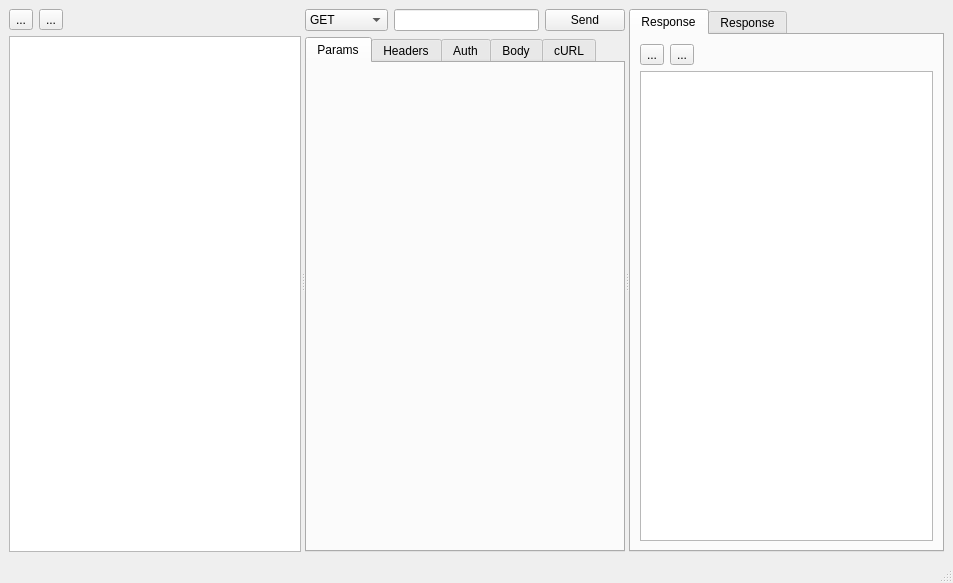
<?xml version="1.0" encoding="UTF-8"?>
<ui version="4.0">
 <class>MainWindow</class>
 <widget class="QMainWindow" name="MainWindow">
  <property name="geometry">
   <rect>
    <x>0</x>
    <y>0</y>
    <width>953</width>
    <height>583</height>
   </rect>
  </property>
  <property name="windowTitle">
   <string>MainWindow</string>
  </property>
  <widget class="QWidget" name="centralwidget">
   <layout class="QVBoxLayout" name="verticalLayout_8">
    <item>
     <widget class="QSplitter" name="splitter_2">
      <property name="orientation">
       <enum>Qt::Horizontal</enum>
      </property>
      <widget class="QWidget" name="">
       <layout class="QVBoxLayout" name="verticalLayout_3">
        <item>
         <layout class="QHBoxLayout" name="horizontalLayout_4">
          <item>
           <widget class="QToolButton" name="add_file">
            <property name="text">
             <string>...</string>
            </property>
           </widget>
          </item>
          <item>
           <widget class="QToolButton" name="remove_file">
            <property name="text">
             <string>...</string>
            </property>
           </widget>
          </item>
          <item>
           <spacer name="horizontalSpacer">
            <property name="orientation">
             <enum>Qt::Horizontal</enum>
            </property>
            <property name="sizeHint" stdset="0">
             <size>
              <width>40</width>
              <height>20</height>
             </size>
            </property>
           </spacer>
          </item>
         </layout>
        </item>
        <item>
         <widget class="QListWidget" name="file_explorer"/>
        </item>
       </layout>
      </widget>
      <widget class="QSplitter" name="splitter">
       <property name="orientation">
        <enum>Qt::Horizontal</enum>
       </property>
       <widget class="QWidget" name="">
        <layout class="QVBoxLayout" name="verticalLayout_2">
         <item>
          <layout class="QHBoxLayout" name="horizontalLayout">
           <item>
            <widget class="QComboBox" name="methodsSelect">
             <item>
              <property name="text">
               <string>GET</string>
              </property>
             </item>
             <item>
              <property name="text">
               <string>HEAD</string>
              </property>
             </item>
             <item>
              <property name="text">
               <string>POST</string>
              </property>
             </item>
             <item>
              <property name="text">
               <string>PUT</string>
              </property>
             </item>
             <item>
              <property name="text">
               <string>PATCH</string>
              </property>
             </item>
             <item>
              <property name="text">
               <string>DELETE</string>
              </property>
             </item>
             <item>
              <property name="text">
               <string>OPTIONS</string>
              </property>
             </item>
            </widget>
           </item>
           <item>
            <widget class="QLineEdit" name="urlIn"/>
           </item>
           <item>
            <widget class="QPushButton" name="send">
             <property name="text">
              <string>Send</string>
             </property>
            </widget>
           </item>
          </layout>
         </item>
         <item>
          <widget class="QTabWidget" name="tabWidget">
           <property name="currentIndex">
            <number>0</number>
           </property>
           <widget class="QWidget" name="params_tab">
            <attribute name="title">
             <string>Params</string>
            </attribute>
           </widget>
           <widget class="QWidget" name="headers_tab">
            <attribute name="title">
             <string>Headers</string>
            </attribute>
           </widget>
           <widget class="QWidget" name="auth_tab">
            <attribute name="title">
             <string>Auth</string>
            </attribute>
           </widget>
           <widget class="QWidget" name="body_tab">
            <attribute name="title">
             <string>Body</string>
            </attribute>
            <layout class="QVBoxLayout" name="verticalLayout_7">
             <item>
              <layout class="QVBoxLayout" name="verticalLayout_6">
               <item>
                <layout class="QHBoxLayout" name="horizontalLayout_3">
                 <item>
                  <widget class="QToolButton" name="format_body_in">
                   <property name="text">
                    <string>...</string>
                   </property>
                  </widget>
                 </item>
                 <item>
                  <widget class="QToolButton" name="toolButton_3">
                   <property name="text">
                    <string>...</string>
                   </property>
                  </widget>
                 </item>
                </layout>
               </item>
               <item>
                <widget class="QTextEdit" name="body_in"/>
               </item>
              </layout>
             </item>
            </layout>
           </widget>
           <widget class="QWidget" name="curl_tab">
            <attribute name="title">
             <string>cURL</string>
            </attribute>
            <layout class="QVBoxLayout" name="verticalLayout">
             <item>
              <widget class="QTextEdit" name="curl"/>
             </item>
            </layout>
           </widget>
          </widget>
         </item>
        </layout>
       </widget>
       <widget class="QTabWidget" name="tabWidget_2">
        <property name="currentIndex">
         <number>0</number>
        </property>
        <widget class="QWidget" name="response_tab">
         <attribute name="title">
          <string>Response</string>
         </attribute>
         <layout class="QVBoxLayout" name="verticalLayout_5">
          <item>
           <layout class="QVBoxLayout" name="verticalLayout_4">
            <item>
             <layout class="QHBoxLayout" name="horizontalLayout_2">
              <item>
               <widget class="QToolButton" name="format_response">
                <property name="text">
                 <string>...</string>
                </property>
               </widget>
              </item>
              <item>
               <widget class="QToolButton" name="toolButton_2">
                <property name="text">
                 <string>...</string>
                </property>
               </widget>
              </item>
              <item>
               <spacer name="horizontalSpacer_2">
                <property name="orientation">
                 <enum>Qt::Horizontal</enum>
                </property>
                <property name="sizeHint" stdset="0">
                 <size>
                  <width>40</width>
                  <height>20</height>
                 </size>
                </property>
               </spacer>
              </item>
             </layout>
            </item>
            <item>
             <widget class="QTextEdit" name="response_out"/>
            </item>
           </layout>
          </item>
         </layout>
        </widget>
        <widget class="QWidget" name="response_tab">
         <attribute name="title">
          <string>Response</string>
         </attribute>
        </widget>
       </widget>
      </widget>
     </widget>
    </item>
   </layout>
  </widget>
  <widget class="QMenuBar" name="menubar">
   <property name="geometry">
    <rect>
     <x>0</x>
     <y>0</y>
     <width>953</width>
     <height>23</height>
    </rect>
   </property>
  </widget>
  <widget class="QStatusBar" name="statusbar"/>
 </widget>
 <resources/>
 <connections/>
</ui>
